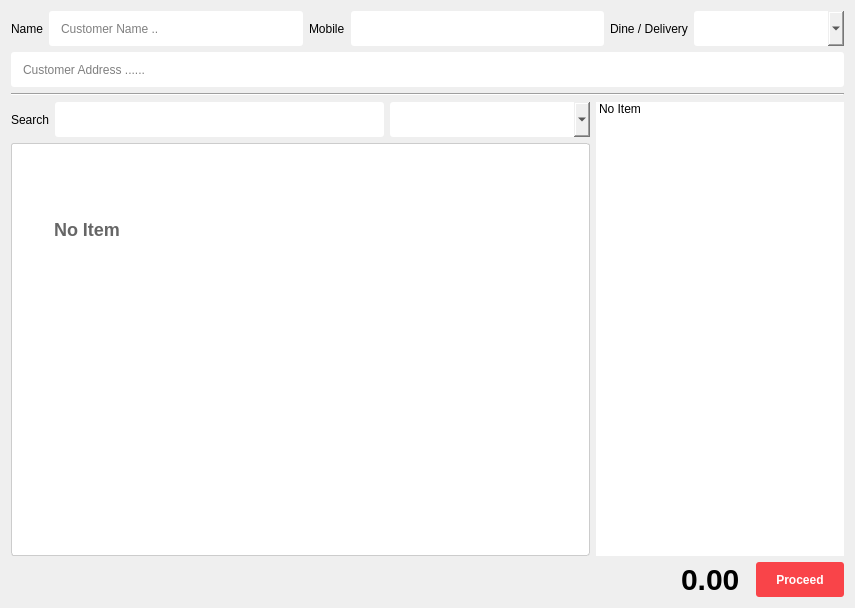
<?xml version="1.0" encoding="UTF-8"?>
<ui version="4.0">
 <class>Dialog</class>
 <widget class="QDialog" name="Dialog">
  <property name="windowModality">
   <enum>Qt::ApplicationModal</enum>
  </property>
  <property name="geometry">
   <rect>
    <x>0</x>
    <y>0</y>
    <width>855</width>
    <height>608</height>
   </rect>
  </property>
  <property name="windowTitle">
   <string>Create Order</string>
  </property>
  <property name="windowIcon">
   <iconset>
    <normaloff>../icon/favicon.png</normaloff>../icon/favicon.png</iconset>
  </property>
  <property name="modal">
   <bool>true</bool>
  </property>
  <layout class="QVBoxLayout" name="verticalLayout_2">
   <item>
    <layout class="QHBoxLayout" name="horizontalLayout_2">
     <item>
      <widget class="QLabel" name="label_2">
       <property name="text">
        <string>Name</string>
       </property>
      </widget>
     </item>
     <item>
      <widget class="QLineEdit" name="customer_name_input">
       <property name="minimumSize">
        <size>
         <width>0</width>
         <height>35</height>
        </size>
       </property>
       <property name="styleSheet">
        <string notr="true">QLineEdit{
	border-radius: 3px;
	box-shadow: none;
	padding-left: 10px;
}</string>
       </property>
       <property name="placeholderText">
        <string>Customer Name ..</string>
       </property>
      </widget>
     </item>
     <item>
      <widget class="QLabel" name="label">
       <property name="text">
        <string>Mobile</string>
       </property>
      </widget>
     </item>
     <item>
      <widget class="QLineEdit" name="customer_mobile_input">
       <property name="minimumSize">
        <size>
         <width>0</width>
         <height>35</height>
        </size>
       </property>
       <property name="styleSheet">
        <string notr="true">QLineEdit{
	border-radius: 3px;
	box-shadow: none;
	padding-left: 10px;
}</string>
       </property>
      </widget>
     </item>
     <item>
      <widget class="QLabel" name="label_3">
       <property name="text">
        <string>Dine / Delivery</string>
       </property>
      </widget>
     </item>
     <item>
      <widget class="QComboBox" name="cart_table_combo">
       <property name="minimumSize">
        <size>
         <width>150</width>
         <height>35</height>
        </size>
       </property>
       <property name="styleSheet">
        <string notr="true">QComboBox{
	border-radius: 3px;
	box-shadow: none;
	padding-left: 10px;
}</string>
       </property>
      </widget>
     </item>
    </layout>
   </item>
   <item>
    <widget class="QLineEdit" name="customer_address_input">
     <property name="minimumSize">
      <size>
       <width>0</width>
       <height>35</height>
      </size>
     </property>
     <property name="styleSheet">
      <string notr="true">QLineEdit{
	border-radius: 3px;
	box-shadow: none;
	padding-left: 10px;
}</string>
     </property>
     <property name="placeholderText">
      <string>Customer Address ......</string>
     </property>
    </widget>
   </item>
   <item>
    <widget class="Line" name="line">
     <property name="orientation">
      <enum>Qt::Horizontal</enum>
     </property>
    </widget>
   </item>
   <item>
    <layout class="QHBoxLayout" name="horizontalLayout_4" stretch="7,3">
     <item>
      <layout class="QVBoxLayout" name="verticalLayout">
       <item>
        <layout class="QHBoxLayout" name="horizontalLayout">
         <item>
          <widget class="QLabel" name="label_6">
           <property name="text">
            <string>Search</string>
           </property>
          </widget>
         </item>
         <item>
          <widget class="QLineEdit" name="corders_search_input">
           <property name="minimumSize">
            <size>
             <width>0</width>
             <height>35</height>
            </size>
           </property>
           <property name="styleSheet">
            <string notr="true">QLineEdit{
	border-radius: 3px;
	box-shadow: none;
	padding-left: 10px;
}</string>
           </property>
          </widget>
         </item>
         <item>
          <widget class="QComboBox" name="corders_category_combo">
           <property name="minimumSize">
            <size>
             <width>200</width>
             <height>35</height>
            </size>
           </property>
           <property name="styleSheet">
            <string notr="true">QComboBox{
	border-radius: 3px;
	box-shadow: none;
	padding-left: 10px;
}</string>
           </property>
          </widget>
         </item>
        </layout>
       </item>
       <item>
        <widget class="QListWidget" name="itemsBrowserListWidget">
         <property name="contextMenuPolicy">
          <enum>Qt::DefaultContextMenu</enum>
         </property>
         <property name="styleSheet">
          <string notr="true">QListWidget {
	background-color: #FFFFFF;
	border: 1px solid #ccc;
	font-size: 18px;
	font-weight: bold;
	border-radius: 3px;
}

QListWidget::item {
	width: 150px;
	height: 170px;
	margin: 5px;
	color: #666666;
}</string>
         </property>
         <property name="verticalScrollBarPolicy">
          <enum>Qt::ScrollBarAsNeeded</enum>
         </property>
         <property name="autoScrollMargin">
          <number>20</number>
         </property>
         <property name="showDropIndicator" stdset="0">
          <bool>false</bool>
         </property>
         <property name="dragDropMode">
          <enum>QAbstractItemView::NoDragDrop</enum>
         </property>
         <property name="defaultDropAction">
          <enum>Qt::IgnoreAction</enum>
         </property>
         <property name="alternatingRowColors">
          <bool>false</bool>
         </property>
         <property name="textElideMode">
          <enum>Qt::ElideMiddle</enum>
         </property>
         <property name="movement">
          <enum>QListView::Static</enum>
         </property>
         <property name="flow">
          <enum>QListView::LeftToRight</enum>
         </property>
         <property name="isWrapping" stdset="0">
          <bool>true</bool>
         </property>
         <property name="layoutMode">
          <enum>QListView::SinglePass</enum>
         </property>
         <property name="gridSize">
          <size>
           <width>150</width>
           <height>170</height>
          </size>
         </property>
         <property name="viewMode">
          <enum>QListView::IconMode</enum>
         </property>
         <property name="wordWrap">
          <bool>true</bool>
         </property>
         <property name="itemAlignment">
          <set>Qt::AlignCenter</set>
         </property>
         <item>
          <property name="text">
           <string>No Item</string>
          </property>
         </item>
        </widget>
       </item>
      </layout>
     </item>
     <item>
      <widget class="QListWidget" name="cart_list_widget">
       <property name="layoutDirection">
        <enum>Qt::LeftToRight</enum>
       </property>
       <property name="styleSheet">
        <string notr="true">QListWidget{
	border-radius: 3px;
}</string>
       </property>
       <property name="alternatingRowColors">
        <bool>true</bool>
       </property>
       <property name="flow">
        <enum>QListView::TopToBottom</enum>
       </property>
       <property name="viewMode">
        <enum>QListView::ListMode</enum>
       </property>
       <property name="wordWrap">
        <bool>true</bool>
       </property>
       <item>
        <property name="text">
         <string>No Item</string>
        </property>
       </item>
      </widget>
     </item>
    </layout>
   </item>
   <item>
    <layout class="QHBoxLayout" name="horizontalLayout_3">
     <item>
      <spacer name="horizontalSpacer">
       <property name="orientation">
        <enum>Qt::Horizontal</enum>
       </property>
       <property name="sizeHint" stdset="0">
        <size>
         <width>100</width>
         <height>20</height>
        </size>
       </property>
      </spacer>
     </item>
     <item>
      <spacer name="horizontalSpacer_3">
       <property name="orientation">
        <enum>Qt::Horizontal</enum>
       </property>
       <property name="sizeType">
        <enum>QSizePolicy::Fixed</enum>
       </property>
       <property name="sizeHint" stdset="0">
        <size>
         <width>10</width>
         <height>20</height>
        </size>
       </property>
      </spacer>
     </item>
     <item>
      <widget class="QLabel" name="cart_total_label">
       <property name="styleSheet">
        <string notr="true">QLabel{
	font-weight: bold;
	font-size: 30px
}</string>
       </property>
       <property name="text">
        <string>0.00</string>
       </property>
      </widget>
     </item>
     <item>
      <spacer name="horizontalSpacer_2">
       <property name="orientation">
        <enum>Qt::Horizontal</enum>
       </property>
       <property name="sizeType">
        <enum>QSizePolicy::Fixed</enum>
       </property>
       <property name="sizeHint" stdset="0">
        <size>
         <width>10</width>
         <height>20</height>
        </size>
       </property>
      </spacer>
     </item>
     <item>
      <widget class="QPushButton" name="create_order_btn">
       <property name="minimumSize">
        <size>
         <width>0</width>
         <height>35</height>
        </size>
       </property>
       <property name="styleSheet">
        <string notr="true">QPushButton{
	padding: 10px 20px;
	background: #F94449;
	color: #FFFFFF;
	font-weight: bold;
	border-radius: 3px;
	box-shadow: none;
}
</string>
       </property>
       <property name="text">
        <string>Proceed</string>
       </property>
      </widget>
     </item>
    </layout>
   </item>
  </layout>
 </widget>
 <resources/>
 <connections/>
</ui>
